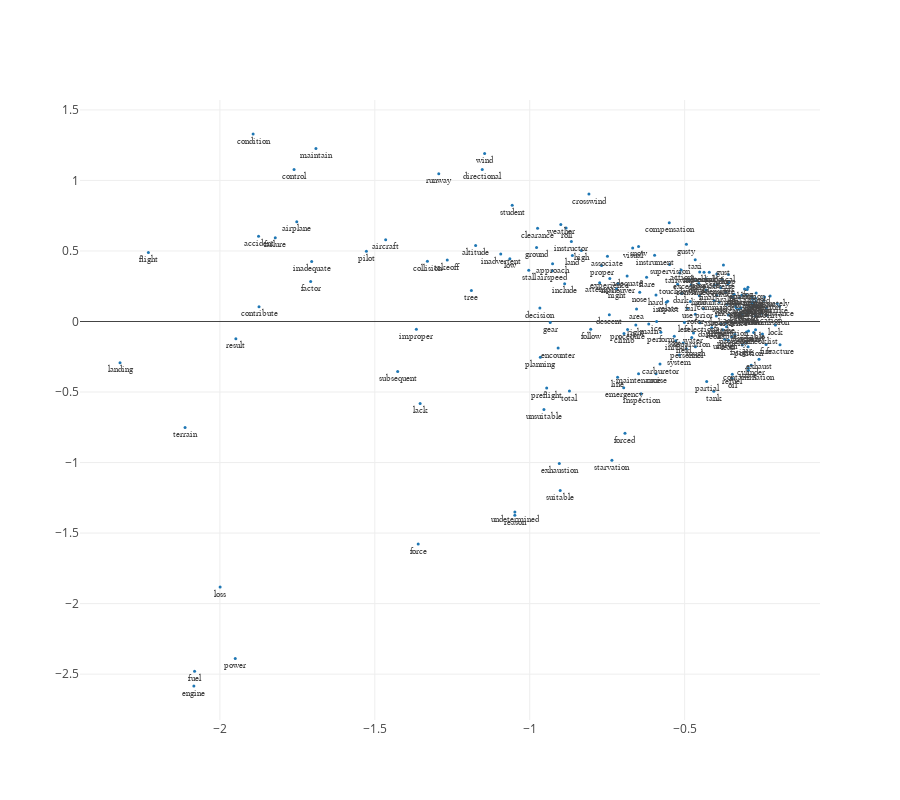

Notebook code cell kept with this figure:
### Markdown cell above
Visualizzazione dei termini nelle prime due dimensioni latenti

### Code cell
plot_lsa2D(-1*tls[:,0], -1*tls[:,1], ord_terms)

### Figure 1 — Plotly figure (JSON) as saved in the notebook; plotly's stock layout.template omitted (floating-point values rounded to 4 significant figures; data arrays with more than 128 entries replaced by an {"elided": "..."} marker saying what was removed)
{"data": [{"marker": {"size": 3}, "mode": "markers+text", "name": "Markers and Text", "text": {"elided": "201 str values"}, "textfont": {"family": "sans serif", "size": 9}, "textposition": "bottom center", "type": "scatter", "x": {"elided": "201 float values"}, "y": {"elided": "201 float values"}}], "layout": {"height": 800, "xaxis": {"autorange": true, "range": [-2.456, -0.05916], "type": "linear"}, "yaxis": {"autorange": true, "range": [-2.825, 1.57], "type": "linear"}}}
